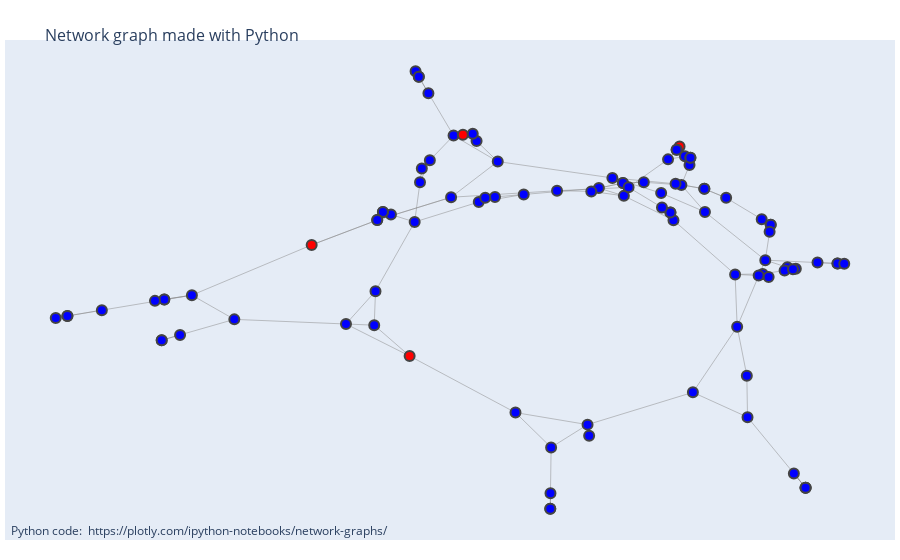

Notebook code cell kept with this figure:
### Code cell
G = nx.relaxed_caveman_graph(25, 4, 0.25, seed=42)
initial_infection(G, .05)
plot_infection(G)

### Figure 1 — Plotly figure (JSON) as saved in the notebook; plotly's stock layout.template omitted (floating-point values rounded to 4 significant figures; data arrays with more than 128 entries replaced by an {"elided": "..."} marker saying what was removed)
{"data": [{"hoverinfo": "none", "line": {"color": "#888", "width": 0.5}, "mode": "lines", "type": "scatter", "x": {"elided": "450 float values"}, "y": {"elided": "450 float values"}}, {"hoverinfo": "text", "marker": {"color": ["blue", "blue", "blue", "blue", "blue", "blue", "blue", "blue", "blue", "blue", "blue", "blue", "blue", "blue", "blue", "blue", "blue", "blue", "blue", "blue", "blue", "red", "blue", "blue", "blue", "blue", "blue", "blue", "blue", "blue", "blue", "red", "blue", "blue", "blue", "blue", "blue", "blue", "blue", "blue", "blue", "blue", "blue", "blue", "blue", "blue", "red", "blue", "blue", "blue", "blue", "blue", "blue", "blue", "blue", "blue", "blue", "blue", "blue", "blue", "blue", "blue", "blue", "red", "blue", "blue", "blue", "blue", "blue", "blue", "blue", "blue", "blue", "blue", "blue", "blue", "blue", "blue", "blue", "blue", "blue", "blue", "blue", "blue", "blue", "red", "blue", "blue", "blue", "blue", "blue", "blue", "blue", "blue", "blue", "blue", "blue", "blue", "blue", "blue"], "line": {"width": 2}, "size": 10}, "mode": "markers", "text": ["Infected: False", "Infected: False", "Infected: False", "Infected: False", "Infected: False", "Infected: False", "Infected: False", "Infected: False", "Infected: False", "Infected: False", "Infected: False", "Infected: False", "Infected: False", "Infected: False", "Infected: False", "Infected: False", "Infected: False", "Infected: False", "Infected: False", "Infected: False", "Infected: False", "Infected: True", "Infected: False", "Infected: False", "Infected: False", "Infected: False", "Infected: False", "Infected: False", "Infected: False", "Infected: False", "Infected: False", "Infected: True", "Infected: False", "Infected: False", "Infected: False", "Infected: False", "Infected: False", "Infected: False", "Infected: False", "Infected: False", "Infected: False", "Infected: False", "Infected: False", "Infected: False", "Infected: False", "Infected: False", "Infected: True", "Infected: False", "Infected: False", "Infected: False", "Infected: False", "Infected: False", "Infected: False", "Infected: False", "Infected: False", "Infected: False", "Infected: False", "Infected: False", "Infected: False", "Infected: False", "Infected: False", "Infected: False", "Infected: False", "Infected: True", "Infected: False", "Infected: False", "Infected: False", "Infected: False", "Infected: False", "Infected: False", "Infected: False", "Infected: False", "Infected: False", "Infected: False", "Infected: False", "Infected: False", "Infected: False", "Infected: False", "Infected: False", "Infected: False", "Infected: False", "Infected: False", "Infected: False", "Infected: False", "Infected: False", "Infected: True", "Infected: False", "Infected: False", "Infected: False", "Infected: False", "Infected: False", "Infected: False", "Infected: False", "Infected: False", "Infected: False", "Infected: False", "Infected: False", "Infected: False", "Infected: False", "Infected: False"], "type": "scatter", "x": [-0.2723, -0.3184, -0.334, -0.334, 0.4089, -0.008823, -0.008411, -0.008823, 0.4019, 0.4194, 0.4194, 0.4173, 0.3502, 0.4038, 0.396, 0.4154, -0.06039, -0.1477, -0.1162, -0.1351, 0.4644, 0.4872, 0.4872, 0.4872, -0.2455, -0.2705, -0.2642, -0.2642, -0.1109, -0.1967, -0.152, -0.1785, 0.2459, -0.2584, -0.2428, -0.2619, 0.5492, 0.5104, 0.5492, 0.5623, -0.88, -0.9469, -0.9695, -0.9469, -0.345, -0.2015, -0.4724, -0.345, 0.06358, -0.07641, -0.007193, 0.0667, 0.3744, 0.2683, 0.3542, 0.373, 0.1324, 0.1324, 0.08562, 0.1729, -0.3508, -0.3484, -0.4057, -0.282, 0.4518, 0.4464, 0.4682, 0.4627, 0.1342, 0.1433, 0.07089, 0.004312, -0.705, -0.7587, -0.7587, -0.7768, -0.6226, -0.7637, -0.728, -0.7637, 0.2529, 0.2617, 0.2634, 0.2634, 0.22, 0.2424, 0.2367, 0.2367, 0.2905, 0.3328, 0.2346, 0.2905, 0.1119, 0.2917, -0.1594, 0.2066, 0.2246, 0.2305, 0.2246, 0.2082], "y": [0.1235, 0.1526, 0.1625, 0.1625, -0.02614, -1, -0.939, -1.0, 0.1343, 0.113, 0.113, 0.08481, -0.08195, -0.07991, -0.08637, -0.09198, 0.2312, 0.2017, 0.2216, 0.2183, -0.8617, -0.9177, -0.9177, -0.9177, 0.6282, 0.714, 0.6922, 0.6922, 0.3602, 0.4619, 0.4405, 0.4654, 0.2684, 0.3326, 0.3654, 0.2795, -0.03918, -0.03556, -0.03918, -0.04041, -0.2221, -0.2447, -0.2524, -0.2447, 0.131, 0.2204, 0.03357, 0.131, -0.6705, -0.6233, -0.7597, -0.714, -0.6412, -0.544, -0.2871, -0.4787, 0.2762, 0.2762, 0.2562, 0.2793, -0.2808, -0.1475, -0.2762, -0.4016, -0.05426, -0.06655, -0.05965, -0.0614, 0.2258, 0.2592, 0.2433, 0.2459, -0.1633, -0.1799, -0.1799, -0.1856, -0.2581, -0.3397, -0.319, -0.3397, 0.3807, 0.3466, 0.3751, 0.3751, 0.3688, 0.4191, 0.4063, 0.4063, 0.2533, 0.2181, 0.2731, 0.2533, 0.296, 0.163, 0.4692, 0.2367, 0.1604, 0.1306, 0.1604, 0.1804]}], "layout": {"annotations": [{"showarrow": false, "text": "Python code: <a href='https://plotly.com/ipython-notebooks/network-graphs/'> https://plotly.com/ipython-notebooks/network-graphs/</a>", "x": 0.005, "xref": "paper", "y": -0.002, "yref": "paper"}], "hovermode": "closest", "margin": {"b": 20, "l": 5, "r": 5, "t": 40}, "showlegend": false, "title": {"font": {"size": 16}, "text": "<br>Network graph made with Python"}, "xaxis": {"showgrid": false, "showticklabels": false, "zeroline": false}, "yaxis": {"showgrid": false, "showticklabels": false, "zeroline": false}}}
